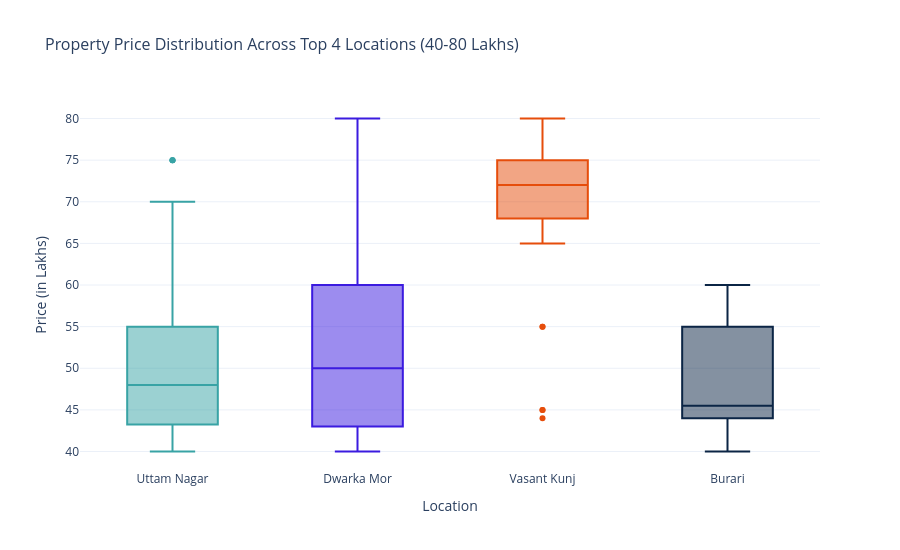

Write notebook code for a chart like this one.
### Markdown cell above
The first thing that will be investigated will be the variation of property prices across all 4 locations. A box plot will be used to serve this purpose.

### Code cell
fig = px.box(
    top4_loc,
    x="Location",
    y="Price (Lakhs)",
    color="Location",
    color_discrete_map=colour_palette_dict,
    title="Property Price Distribution Across Top 4 Locations (40-80 Lakhs)",
)

fig.update_layout(
    template="plotly_white",
    xaxis_title="Location",
    yaxis_title="Price (in Lakhs)",
    title_font_size=16,
    showlegend=False,
    width=900,
    height=550,
)

fig.show()

### Figure 1 — Plotly figure (JSON) as saved in the notebook; plotly's stock layout.template omitted (floating-point values rounded to 4 significant figures)
{"data": [{"alignmentgroup": "True", "hovertemplate": "Location=%{x}<br>Price (Lakhs)=%{y}<extra></extra>", "legendgroup": "Uttam Nagar", "marker": {"color": "#38A3A5"}, "name": "Uttam Nagar", "notched": false, "offsetgroup": "Uttam Nagar", "orientation": "v", "showlegend": true, "type": "box", "x": ["Uttam Nagar", "Uttam Nagar", "Uttam Nagar", "Uttam Nagar", "Uttam Nagar", "Uttam Nagar", "Uttam Nagar", "Uttam Nagar", "Uttam Nagar", "Uttam Nagar", "Uttam Nagar", "Uttam Nagar", "Uttam Nagar", "Uttam Nagar", "Uttam Nagar", "Uttam Nagar", "Uttam Nagar", "Uttam Nagar", "Uttam Nagar", "Uttam Nagar", "Uttam Nagar", "Uttam Nagar", "Uttam Nagar", "Uttam Nagar", "Uttam Nagar", "Uttam Nagar", "Uttam Nagar", "Uttam Nagar", "Uttam Nagar", "Uttam Nagar", "Uttam Nagar", "Uttam Nagar", "Uttam Nagar", "Uttam Nagar", "Uttam Nagar", "Uttam Nagar", "Uttam Nagar", "Uttam Nagar", "Uttam Nagar", "Uttam Nagar", "Uttam Nagar", "Uttam Nagar", "Uttam Nagar", "Uttam Nagar", "Uttam Nagar", "Uttam Nagar", "Uttam Nagar", "Uttam Nagar", "Uttam Nagar", "Uttam Nagar", "Uttam Nagar", "Uttam Nagar", "Uttam Nagar", "Uttam Nagar", "Uttam Nagar", "Uttam Nagar", "Uttam Nagar", "Uttam Nagar", "Uttam Nagar", "Uttam Nagar", "Uttam Nagar", "Uttam Nagar", "Uttam Nagar", "Uttam Nagar", "Uttam Nagar", "Uttam Nagar", "Uttam Nagar", "Uttam Nagar", "Uttam Nagar", "Uttam Nagar", "Uttam Nagar", "Uttam Nagar", "Uttam Nagar", "Uttam Nagar", "Uttam Nagar"], "x0": " ", "xaxis": "x", "y": [60.0, 55.0, 55.0, 40.11, 50.0, 47.99, 58.0, 50.0, 45.0, 62.0, 57.0, 65.0, 50.0, 45.75, 51.5, 42.42, 51.0, 42.0, 47.0, 75.0, 41.99, 45.0, 46.0, 41.0, 41.0, 42.0, 57.0, 61.99, 65.0, 41.99, 46.0, 54.0, 55.0, 47.0, 46.5, 50.0, 41.0, 46.0, 56.0, 49.0, 40.0, 55.0, 45.0, 45.0, 65.0, 58.0, 47.0, 42.0, 46.0, 42.0, 50.0, 45.0, 40.0, 40.1, 42.11, 44.99, 70.0, 47.99, 44.0, 42.0, 43.0, 70.0, 47.0, 42.0, 52.0, 42.99, 55.0, 75.0, 70.0, 75.0, 50.0, 62.0, 52.0, 53.0, 54.0], "y0": " ", "yaxis": "y"}, {"alignmentgroup": "True", "hovertemplate": "Location=%{x}<br>Price (Lakhs)=%{y}<extra></extra>", "legendgroup": "Dwarka Mor", "marker": {"color": "#3B1BDF"}, "name": "Dwarka Mor", "notched": false, "offsetgroup": "Dwarka Mor", "orientation": "v", "showlegend": true, "type": "box", "x": ["Dwarka Mor", "Dwarka Mor", "Dwarka Mor", "Dwarka Mor", "Dwarka Mor", "Dwarka Mor", "Dwarka Mor", "Dwarka Mor", "Dwarka Mor", "Dwarka Mor", "Dwarka Mor", "Dwarka Mor", "Dwarka Mor", "Dwarka Mor", "Dwarka Mor", "Dwarka Mor", "Dwarka Mor", "Dwarka Mor", "Dwarka Mor", "Dwarka Mor", "Dwarka Mor", "Dwarka Mor", "Dwarka Mor", "Dwarka Mor", "Dwarka Mor", "Dwarka Mor", "Dwarka Mor", "Dwarka Mor", "Dwarka Mor", "Dwarka Mor", "Dwarka Mor", "Dwarka Mor", "Dwarka Mor", "Dwarka Mor", "Dwarka Mor", "Dwarka Mor", "Dwarka Mor", "Dwarka Mor", "Dwarka Mor", "Dwarka Mor", "Dwarka Mor", "Dwarka Mor", "Dwarka Mor", "Dwarka Mor", "Dwarka Mor", "Dwarka Mor", "Dwarka Mor", "Dwarka Mor", "Dwarka Mor", "Dwarka Mor", "Dwarka Mor", "Dwarka Mor", "Dwarka Mor", "Dwarka Mor", "Dwarka Mor", "Dwarka Mor", "Dwarka Mor", "Dwarka Mor", "Dwarka Mor", "Dwarka Mor", "Dwarka Mor", "Dwarka Mor", "Dwarka Mor", "Dwarka Mor", "Dwarka Mor", "Dwarka Mor", "Dwarka Mor", "Dwarka Mor", "Dwarka Mor", "Dwarka Mor", "Dwarka Mor", "Dwarka Mor", "Dwarka Mor", "Dwarka Mor", "Dwarka Mor", "Dwarka Mor", "Dwarka Mor", "Dwarka Mor", "Dwarka Mor", "Dwarka Mor", "Dwarka Mor", "Dwarka Mor", "Dwarka Mor", "Dwarka Mor", "Dwarka Mor", "Dwarka Mor", "Dwarka Mor", "Dwarka Mor", "Dwarka Mor", "Dwarka Mor", "Dwarka Mor", "Dwarka Mor", "Dwarka Mor", "Dwarka Mor", "Dwarka Mor", "Dwarka Mor", "Dwarka Mor", "Dwarka Mor", "Dwarka Mor", "Dwarka Mor", "Dwarka Mor", "Dwarka Mor", "Dwarka Mor", "Dwarka Mor"], "x0": " ", "xaxis": "x", "y": [58.0, 50.0, 55.0, 80.0, 49.99, 46.99, 54.99, 44.0, 52.0, 65.0, 54.99, 60.0, 40.99, 54.99, 59.99, 40.99, 54.99, 60.0, 40.99, 47.0, 42.0, 70.0, 75.0, 70.0, 55.0, 47.0, 40.0, 43.0, 41.0, 40.0, 75.0, 70.0, 55.0, 47.0, 40.0, 43.0, 41.0, 75.0, 70.0, 55.0, 47.0, 40.0, 43.0, 41.0, 57.0, 62.0, 65.0, 42.0, 65.0, 70.0, 50.0, 45.0, 70.0, 47.0, 70.0, 41.0, 47.99, 40.99, 43.0, 40.0, 65.0, 58.0, 52.0, 46.99, 41.99, 45.0, 45.99, 59.99, 40.99, 52.0, 42.0, 60.0, 60.0, 40.0, 50.0, 52.0, 65.0, 42.0, 60.0, 40.0, 50.0, 63.0, 47.0, 48.0, 72.0, 64.0, 44.0, 47.99, 44.0, 40.0, 41.0, 42.99, 58.0, 47.0, 42.0, 69.0, 40.0, 45.0, 42.99, 52.0, 50.0, 45.0, 60.0, 65.0], "y0": " ", "yaxis": "y"}, {"alignmentgroup": "True", "hovertemplate": "Location=%{x}<br>Price (Lakhs)=%{y}<extra></extra>", "legendgroup": "Vasant Kunj", "marker": {"color": "#E64D0B"}, "name": "Vasant Kunj", "notched": false, "offsetgroup": "Vasant Kunj", "orientation": "v", "showlegend": true, "type": "box", "x": ["Vasant Kunj", "Vasant Kunj", "Vasant Kunj", "Vasant Kunj", "Vasant Kunj", "Vasant Kunj", "Vasant Kunj", "Vasant Kunj", "Vasant Kunj", "Vasant Kunj", "Vasant Kunj", "Vasant Kunj", "Vasant Kunj", "Vasant Kunj", "Vasant Kunj", "Vasant Kunj", "Vasant Kunj", "Vasant Kunj", "Vasant Kunj", "Vasant Kunj", "Vasant Kunj", "Vasant Kunj", "Vasant Kunj", "Vasant Kunj", "Vasant Kunj", "Vasant Kunj", "Vasant Kunj", "Vasant Kunj", "Vasant Kunj", "Vasant Kunj", "Vasant Kunj", "Vasant Kunj"], "x0": " ", "xaxis": "x", "y": [69.0, 68.0, 70.0, 75.0, 75.0, 75.0, 75.0, 67.99, 75.0, 80.0, 75.0, 45.0, 45.0, 75.0, 65.0, 75.0, 70.0, 75.0, 44.0, 55.0, 75.0, 65.0, 70.0, 72.0, 80.0, 75.0, 72.0, 70.0, 55.0, 70.0, 75.0, 80.0], "y0": " ", "yaxis": "y"}, {"alignmentgroup": "True", "hovertemplate": "Location=%{x}<br>Price (Lakhs)=%{y}<extra></extra>", "legendgroup": "Burari", "marker": {"color": "#0B2545"}, "name": "Burari", "notched": false, "offsetgroup": "Burari", "orientation": "v", "showlegend": true, "type": "box", "x": ["Burari", "Burari", "Burari", "Burari", "Burari", "Burari", "Burari", "Burari", "Burari", "Burari", "Burari", "Burari", "Burari", "Burari", "Burari", "Burari", "Burari", "Burari", "Burari", "Burari", "Burari", "Burari", "Burari", "Burari", "Burari", "Burari", "Burari", "Burari", "Burari", "Burari", "Burari", "Burari", "Burari", "Burari"], "x0": " ", "xaxis": "x", "y": [54.0, 45.0, 54.0, 55.0, 55.0, 41.0, 42.0, 42.0, 54.0, 56.0, 57.0, 59.0, 58.0, 47.0, 45.0, 45.0, 44.0, 43.0, 54.0, 44.0, 40.0, 40.0, 55.0, 46.0, 47.0, 43.0, 45.0, 45.0, 45.0, 45.0, 55.0, 60.0, 45.0, 56.0], "y0": " ", "yaxis": "y"}], "layout": {"boxmode": "overlay", "height": 550, "legend": {"title": {"text": "Location"}, "tracegroupgap": 0}, "showlegend": false, "title": {"font": {"size": 16}, "text": "Property Price Distribution Across Top 4 Locations (40-80 Lakhs)"}, "width": 900, "xaxis": {"anchor": "y", "categoryarray": ["Uttam Nagar", "Dwarka Mor", "Vasant Kunj", "Burari"], "categoryorder": "array", "domain": [0, 1], "title": {"text": "Location"}}, "yaxis": {"anchor": "x", "domain": [0, 1], "title": {"text": "Price (in Lakhs)"}}}}
